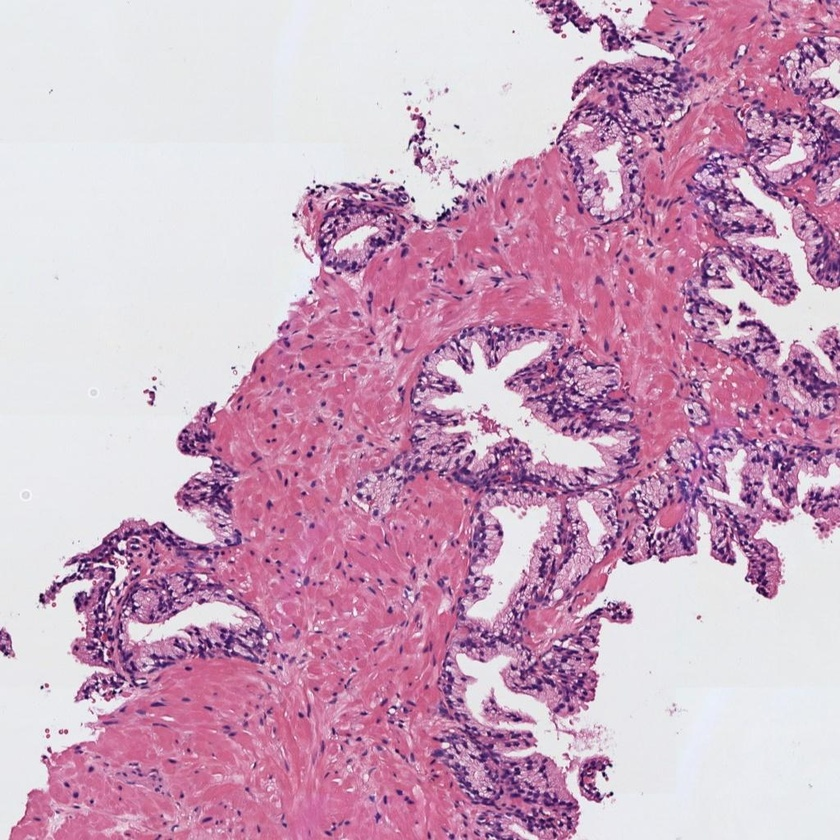
#> input picture ASupervisado/histo_1.jpg, 840 x 840 px, shrunk from 1024 x 1024 before the run
$ jupyter execute Actividad_Computer_Vision_C1_Notebook_CasadoFigueredo_Alejandro.ipynb
#> lines starting #> are read from the running program, lines starting #| are printed output that depends on the picture; after the words box and inside, x2 and y2 are one past the last pixel; in counts of white or black regions, pixels touching at a corner belong together
## Convocatoria 1 - Proyecto 1

Alumno: Alejandro Casado Figueredo
\
Github: https://github.com/alexcefe02/VIU

#### 0) Cargar una de las imágenes histológicas

Este código carga una imagen histológica en formato RGB desde el archivo `'histo_1.jpg'`, normaliza sus valores dividiendo por 255 para llevar los píxeles al rango `[0, 1]`, y la muestra con `matplotlib`.

La normalización es útil para facilitar el procesamiento posterior, ya que muchas funciones trabajan mejor con valores en coma flotante. La visualización permite verificar que la imagen se ha cargado correctamente y observar sus características iniciales.

[cell 1]
import numpy as np
import skimage.io as io
import matplotlib.pyplot as plt

# Ruta a la imagen
image_path = 'histo_1.jpg'

# Cargar la imagen en formato RGB
image = io.imread(image_path)
#> image is the input picture: shape (840, 840, 3); mean R, G, B 205, 166.3, 191.6

# Normalizar los valores de los píxeles al rango [0, 1]
img = image / 255.0

# Visualizar la imagen
plt.figure(figsize=(8, 8))
plt.imshow(img)
plt.title('Imagen Histológica Normalizada')
plt.axis('off')
plt.show()

#### 1) Realizar una transformación de color para convertir la imagen al espacio de color CMYK

En un primer momento, la intención ha sido convertir la imagen desde su formato RGB al espacio de color CMYK. Para ello, se realizó una transformación aproximada utilizando operaciones matriciales sobre los canales RGB, con el objetivo de obtener los componentes Cian (C), Magenta (M), Amarillo (Y) y Negro (K) por separado.

Mediante este proceso se generaron las imágenes correspondientes a cada canal del modelo CMYK, los cuales se visualizaron individualmente en escala de grises dentro de una misma figura.

[cell 2]
# Separar canales RGB
R = img[:, :, 0]
G = img[:, :, 1]
B = img[:, :, 2]
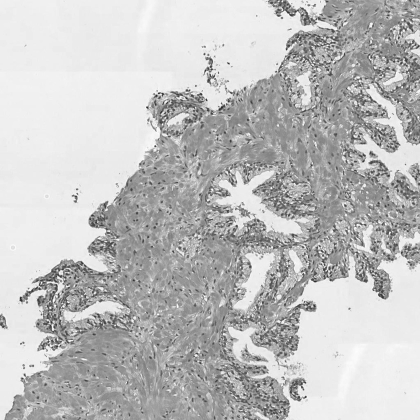
#> B: shape (840, 840) float64 (shown at 1/2 size); min 0.0863, max 1, mean 0.751

# Convertir a CMY
C = 1 - R
M = 1 - G
Y = 1 - B

# Calcular K (negro)
K = np.minimum(np.minimum(C, M), Y)

# Evitar división por cero
with np.errstate(divide='ignore', invalid='ignore'):
    C = (C - K) / (1 - K + 1e-10)
    M = (M - K) / (1 - K + 1e-10)
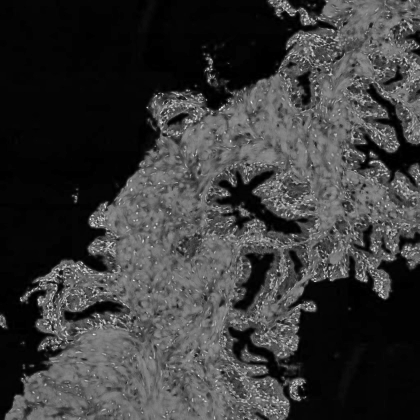
#> M: shape (840, 840) float64 (shown at 1/2 size); min 0, max 1, mean 0.229
    Y = (Y - K) / (1 - K + 1e-10)
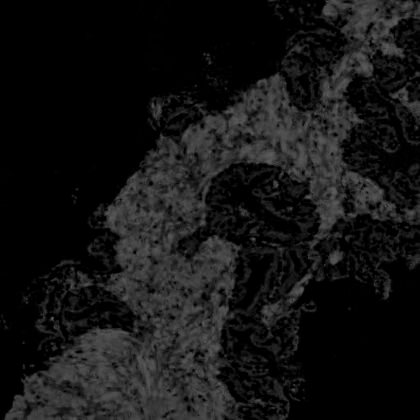
#> Y: shape (840, 840) float64 (shown at 1/2 size); min 0, max 0.433, mean 0.08

# Reescalar a [0,255] para visualización
C_display = (C * 255).astype(np.uint8)
M_display = (M * 255).astype(np.uint8)
Y_display = (Y * 255).astype(np.uint8)
K_display = (K * 255).astype(np.uint8)

# Visualización de los 4 canales
fig, axs = plt.subplots(2, 2, figsize=(10, 10))

axs[0, 0].imshow(C_display, cmap='gray')
axs[0, 0].set_title('Canal Cian')
axs[0, 0].axis('off')

axs[0, 1].imshow(M_display, cmap='gray')
axs[0, 1].set_title('Canal Magenta')
axs[0, 1].axis('off')

axs[1, 0].imshow(Y_display, cmap='gray')
axs[1, 0].set_title('Canal Amarillo')
axs[1, 0].axis('off')

axs[1, 1].imshow(K_display, cmap='gray')
axs[1, 1].set_title('Canal Negro (K)')
axs[1, 1].axis('off')

plt.tight_layout()
plt.show()

#### 2) Umbralizar la imagen para separar los píxeles del fondo de la región tisular

Ahora aplicaremos un filtro gaussiano al canal magenta para suavizar la imagen y reducir el ruido, lo que mejora la calidad de la segmentación. A continuación, se utiliza el método de Otsu para calcular un umbral automático que separa las regiones más claras (como el lumen y el fondo) del resto del tejido.

La salida es una máscara binaria donde los píxeles correspondientes al fondo y al lumen se marcan como `1`, y el resto como `0`. Esta operación es clave para identificar estructuras relevantes en imágenes histológicas y preparar la imagen para análisis más avanzados, como conteo o medición de áreas.

[cell 3]
from skimage.filters import gaussian, threshold_otsu
from skimage import img_as_ubyte

# Aplicar filtro gaussiano (5x5)
# sigma se ajusta para un suavizado equivalente a una ventana 5x5
blue_gauss = gaussian(M_display, sigma=1)

# Convertir a uint8 en rango [0-255] (requerido por Otsu)
blue_gauss_uint8 = img_as_ubyte(blue_gauss)

# Obtener umbral de Otsu
umbral_otsu = threshold_otsu(blue_gauss_uint8)
#> umbral_otsu = 55

# Crear máscara binaria: lumen y fondo como 1, resto como 0
mascara_binaria = blue_gauss_uint8 < umbral_otsu
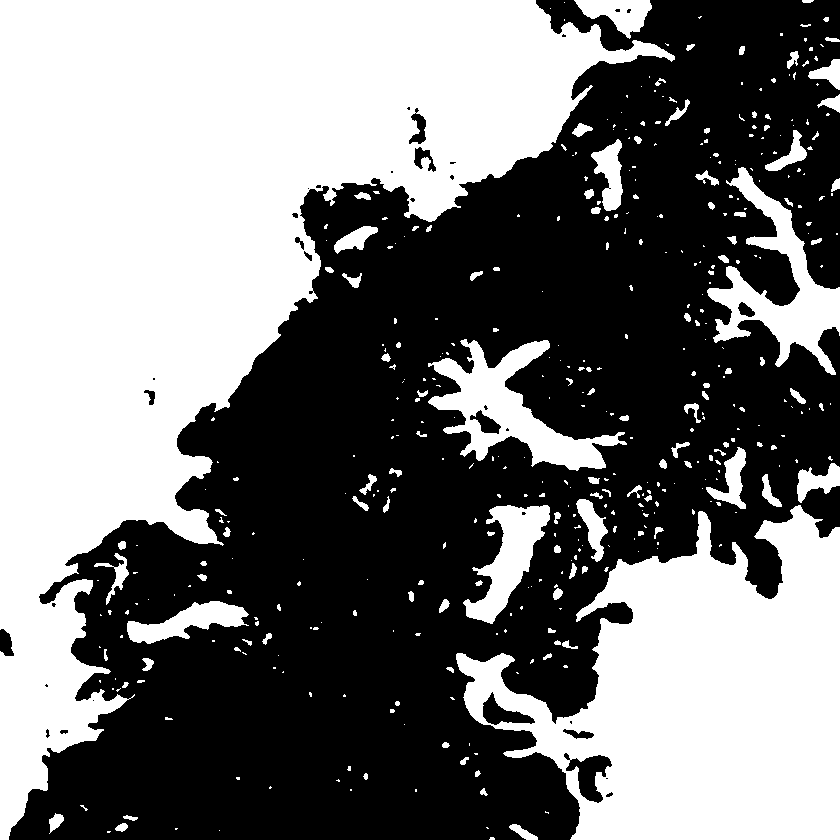
#> mascara_binaria: shape (840, 840) bool; 47.1% white; 431 white regions (302 under 20 px), largest, box (x1, y1, x2, y2) and area: (0, 0, 675, 840) 214814, (456, 505, 840, 840) 76762, (428, 339, 627, 471) 9121

# Visualizar la máscara binaria
plt.figure(figsize=(8, 8))
plt.imshow(mascara_binaria, cmap='gray')
plt.title('Máscara Binaria – Fondo y Lumen = 1')
plt.axis('off')
plt.show()

#### 3) Limpiar la imagen eliminando los artefactos de lumen (objetos blancos pequeños que no son lúmenes)

Lo sigueinte a realizar consiste en eliminar objetos pequeños de la máscara binaria resultante de la segmentación, utilizando la función `remove_small_objects`. En concreto, descarta regiones con un área menor a 300 píxeles, consideradas como artefactos o ruido.

El resultado es una máscara más limpia y precisa, que conserva solo las regiones significativas (como lumen o espacios reales), facilitando análisis morfológicos posteriores.

[cell 4]
# Importación de la función a utilizar
from skimage.morphology import remove_small_objects

# Eliminar objetos con área menor a 300 píxeles
# La imagen debe estar en formato booleano para remove_small_objects
mascara_limpia = remove_small_objects(mascara_binaria.astype(bool), min_size=300)
#> mascara_limpia: shape (840, 840) bool; 45.9% white; 15 white regions, largest, box (x1, y1, x2, y2) and area: (0, 0, 675, 840) 214805, (456, 505, 840, 840) 76762, (428, 339, 627, 471) 9121

# Visualizar la máscara resultante
plt.figure(figsize=(8, 8))
plt.imshow(mascara_limpia, cmap='gray')
plt.title('Máscara Limpia – Sin Artefactos Pequeños')
plt.axis('off')
plt.show()

#### 4) Rellenar con 0s el fondo de la imagen para quedarnos únicamente con los lúmenes

Este código elimina el fondo de la máscara binaria, conservando únicamente las regiones correspondientes a los lúmenes.

Primero, se identifican píxeles de fondo (valor 1) ubicados preferentemente en las esquinas de la imagen. Estos puntos actúan como semillas para el algoritmo de `flood_fill`, que rellena de `0` todas las regiones conectadas al fondo.

Como resultado, el fondo se elimina completamente de la máscara, dejando únicamente los lúmenes destacados, lo cual es esencial para realizar análisis cuantitativos precisos sobre estas estructuras.

[cell 5]
from skimage.segmentation import flood_fill

# --- Paso 1: función para encontrar semillas en el fondo ---
def find_seeds(image, num_seeds=1):
#> called with num_seeds = 4
    seeds = []
    h, w = image.shape

    # Buscar primero en los 4 vértices
    vertices = [(0, 0), (0, w-1), (h-1, 0), (h-1, w-1)]
    for y, x in vertices:
        if image[y, x] == 1:
            seeds.append((y, x))
        if len(seeds) >= num_seeds:
            return seeds[:num_seeds]
#> after the loop, seeds = [(0, 0), (839, 0), (839, 839)]

    # Si faltan, buscar en toda la imagen
    if len(seeds) < num_seeds:
        coords = np.argwhere(image == 1)
#> coords = 323955 pairs, first value 0 to 839, second value 0 to 839
        for y, x in coords:
            if (y, x) not in seeds:
                seeds.append((y, x))
            if len(seeds) >= num_seeds:
                break
#> this loop made 2 passes
#> (y, x) on passes 1 to 2: (0, 0), (0, 1)
#> after the loop, seeds = [(0, 0), (839, 0), (839, 839), (0, 1)]

    return seeds[:num_seeds]

# --- Paso 2: aplicar flood fill desde las semillas para eliminar el fondo ---
# Crear copia de la máscara binaria
mascara_solo_lumen = mascara_limpia.copy()

# Obtener semillas en el fondo (píxeles con valor 1)
seeds = find_seeds(mascara_limpia, num_seeds=4)
#> seeds = [(0, 0), (839, 0), (839, 839), (0, 1)]

# Aplicar flood_fill para cada semilla, rellenando fondo con 0
for seed in seeds:
    mascara_solo_lumen = flood_fill(mascara_solo_lumen, seed_point=seed, new_value=0)
#> this loop made 4 passes
#> pass 1, `mascara_solo_lumen = flood_fill(mascara_solo_lumen, seed_point=seed, n..`:
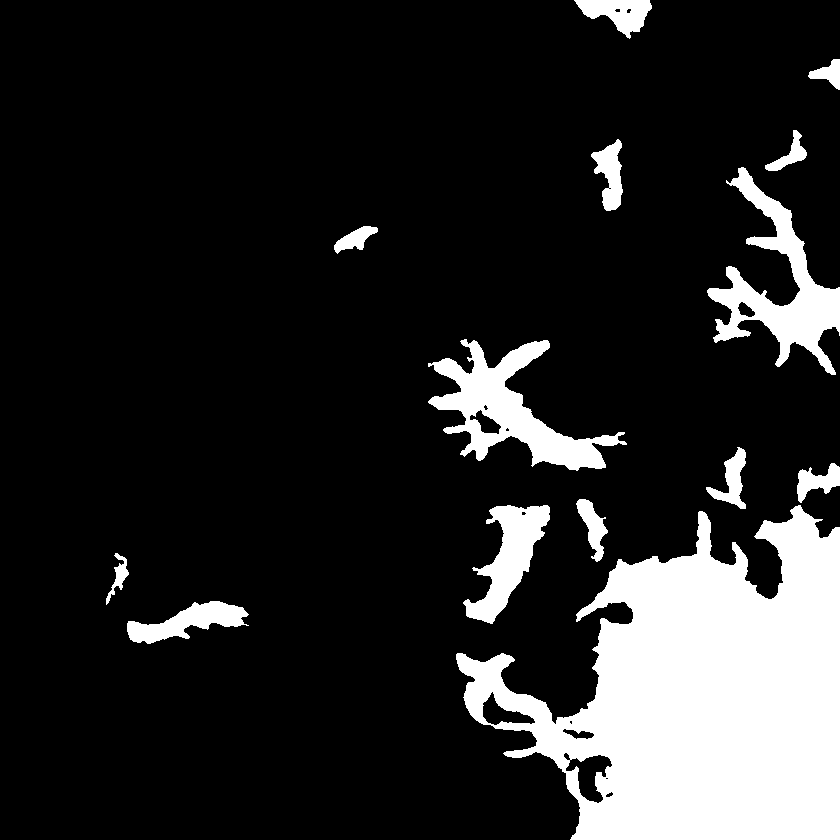
#> mascara_solo_lumen: shape (840, 840) bool; 15.5% white; 14 white regions, largest, box (x1, y1, x2, y2) and area: (456, 505, 840, 840) 76762, (428, 339, 627, 471) 9121, (707, 167, 840, 375) 8672

# Visualizar resultado
fig, ax = plt.subplots(1, 2, figsize=(10, 5))
ax[0].imshow(mascara_limpia, cmap='gray')
ax[0].set_title('Máscara original')
ax[0].axis('off')

ax[1].imshow(mascara_solo_lumen, cmap='gray')
ax[1].set_title('Solo lumen (fondo eliminado)')
ax[1].axis('off')

plt.tight_layout()
plt.show()

#### 5) Rellenar los objetos de los lúmenes

Para la siguiente actividad utilizaremos la función `binary_fill_holes` de `scipy.ndimage` para rellenar posibles huecos o discontinuidades dentro de las regiones segmentadas como lúmenes.

Este paso es útil para asegurar que cada lumen esté representado como una región sólida y continua, eliminando pequeños vacíos internos que pueden generarse durante el proceso de segmentación.

El resultado es una máscara binaria más uniforme y preparada para análisis morfológicos más precisos, como el cálculo de área o forma.

[cell 6]
# Rellenar los lúmenes con la función binary_fill_holes de la librería scipy.ndimage.morphology
from scipy.ndimage import binary_fill_holes

# Rellenar los lúmenes en la imagen segmentada
lumen_rellenos = binary_fill_holes(mascara_solo_lumen > 0)
#> lumen_rellenos: shape (840, 840) bool; 4.7% white; 13 white regions

# Visualizar la máscara resultante
plt.imshow(lumen_rellenos, cmap='gray')
plt.axis('off')
plt.title('Lúmenes rellenados')
plt.show()

#### 6) Detectar y dibujar los contornos de los lúmenes sobre la imagen original

Una vez rellenados los lúmenes detectados en la imagen, realizremos un código que utiliza la función `find_contours` de `skimage.measure` para detectar los bordes de las regiones segmentadas como lúmenes, a partir de la máscara binaria ya rellenada (`lumen_rellenos`).

Luego, se sobreponen los contornos detectados sobre la imagen original utilizando líneas amarillas (`color='yellow'`). Esta visualización permite validar visualmente que los lúmenes han sido correctamente segmentados y localizados en su contexto anatómico original.

El uso de contornos mejora la interpretación y facilita futuras etapas de análisis morfométrico o comparación entre regiones.

[cell 7]
from skimage.measure import find_contours


# Asegurarse de que la imagen original está en rango [0,1]
img = img / 255.0 if img.max() > 1.0 else img.copy()

# Detectar contornos a partir de la máscara de lúmenes rellenos
contours = find_contours(lumen_rellenos, level=0.5)
#> contours = 13 point arrays, longest 1233 points

# Visualizar la imagen original y dibujar contornos en amarillo
fig, ax = plt.subplots(figsize=(8, 8))
ax.imshow(img)

# Dibujar contornos (invirtiendo coordenadas ya que vienen en (fila, columna))
for contour in contours:
    ax.plot(contour[:, 1], contour[:, 0], color='yellow', linewidth=2)
#> this loop made 13 passes

ax.set_title('Lúmenes contorneados en color amarillo')
ax.axis('off')
plt.show()

#### 7) Identificar y cropear el lumen más grande

Este código localiza el **lumen de mayor tamaño** en la máscara binaria de lúmenes rellenados (`lumen_rellenos`) utilizando `label` y `regionprops` para identificar y medir cada región conectada.

Una vez identificada la región con mayor área, se extrae un recorte (crop) de la imagen original RGB correspondiente al bounding box de dicho lumen.

Esta operación permite analizar de forma individual y detallada el lumen principal de la muestra, aislándolo visualmente del resto del tejido para futuras mediciones o visualización específica.

[cell 8]
from skimage.measure import label, regionprops

# Etiquetar regiones en la máscara binaria de lúmenes rellenos
etiquetado = label(lumen_rellenos)
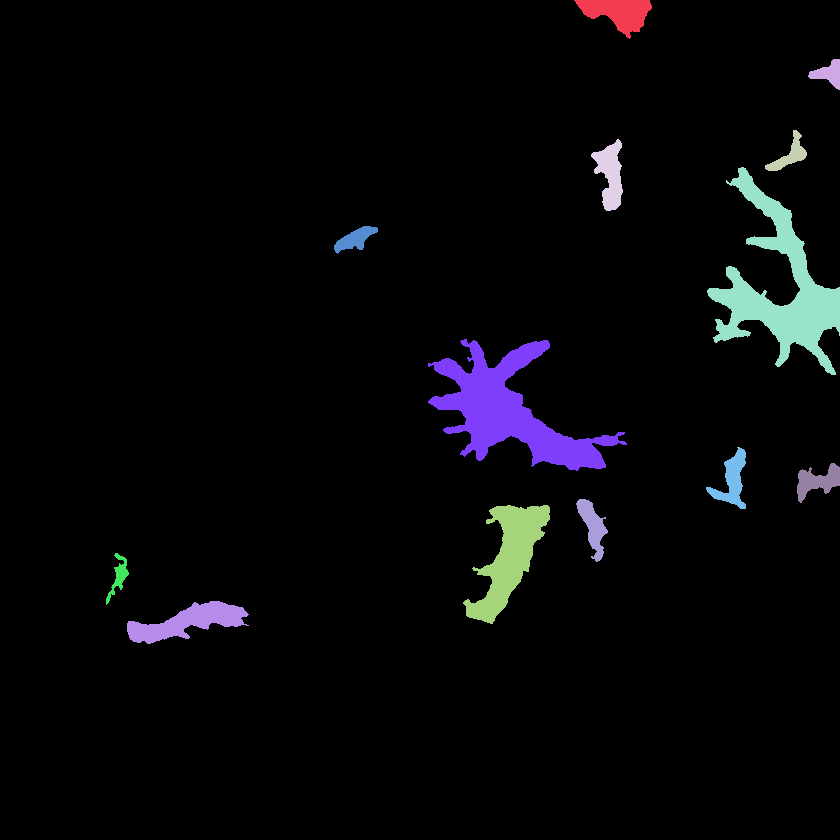
#> etiquetado: shape (840, 840) int32; 14 distinct labels, from 0 to 13; one colour per label, 0 black

# Obtener propiedades de las regiones
regiones = regionprops(etiquetado)
#> regiones = 13 regions; largest, box (x1, y1, x2, y2) and area: (428, 339, 627, 471) 9482, (707, 167, 840, 375) 8824, (463, 505, 550, 624) 4422, (127, 601, 249, 644) 2465, (574, 0, 652, 39) 1637

# Seleccionar la región de mayor área (lumen más grande)
region_mayor = max(regiones, key=lambda r: r.area)

# Obtener bounding box del lumen más grande
minr, minc, maxr, maxc = region_mayor.bbox
#> minr = 339; minc = 428; maxr = 471; maxc = 627

# Cropear imagen RGB original
cropped_lumen = img[minr:maxr, minc:maxc]
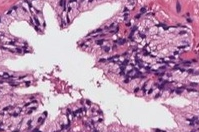
#> cropped_lumen: shape (132, 199, 3) float64; mean R, G, B 0.735, 0.575, 0.701

# Cropear la máscara correspondiente
cropped_mask = (etiquetado[minr:maxr, minc:maxc] == region_mayor.label)
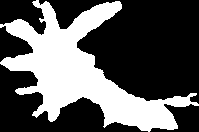
#> cropped_mask: shape (132, 199) bool; 36.1% white; 1 white region, box (x1, y1, x2, y2) and area: (0, 0, 199, 132) 9482

# Recorte del lumen más grande sobre fondo original (sin alteraciones)
cropped_lumen = img[minr:maxr, minc:maxc]

# Visualizar el lumen cropeado tal cual
plt.figure(figsize=(6, 6))
plt.imshow(cropped_lumen)
plt.title('Lumen más grande')
plt.axis('off')
plt.show()

#### 8) Extraer 13 características geométricas que permitan caracterizar el lumen recortado

Este código extrae una serie de propiedades geométricas y morfológicas del **lumen más grande** previamente segmentado y recortado. Utiliza funciones de `skimage.measure` y `scipy.spatial` para calcular las siguientes métricas clave:

1. **Área**: número total de píxeles que conforman el lumen.
2. **Área de la bounding box**: área del rectángulo que contiene completamente el lumen.
3. **Área convexa**: área del polígono convexo que envuelve al lumen.
4. **Excentricidad**: mide cuánto se desvía la forma de una circunferencia perfecta.
5. **Diámetro equivalente**: diámetro de un círculo con la misma área que el lumen.
6. **Extensión**: relación entre el área del lumen y el área de su bounding box.
7. **Diámetro de Feret**: distancia máxima entre dos puntos del contorno.
8. **Ejes mayor y menor**: longitudes del eje mayor y menor de la elipse ajustada al lumen.
9. **Orientación**: ángulo de inclinación del eje mayor respecto al eje horizontal.
10. **Perímetro**: longitud del borde del lumen.
11. **Solidez**: relación entre el área y el área convexa (indica irregularidad).
12. **Compacidad**: medida que relaciona perímetro y área, útil para evaluar cuán compacta es la forma.

Todo esto lo muestra en un output que podrá ser fundamental para un análisis de estructuras de este tipo. Esta salida la utilizaremos para cumplimentar los datos de nuestro trabajo.

[cell 9]
from scipy.spatial import ConvexHull, distance

# Crear máscara booleana del lumen más grande ya cropeado
# `cropped_mask` debe venir del paso anterior
props = regionprops(label(cropped_mask.astype(int)))[0]

# Obtener puntos del contorno
contour_points = np.column_stack(np.nonzero(cropped_mask))  # (y, x)
#> contour_points = 9482 pairs, first value 0 to 131, second value 0 to 198

# 1) Área
area = np.round(props.area, 4)
#> area = 9482
# 2) Área de la bounding box
bbox_area = np.round((props.bbox[2] - props.bbox[0]) * (props.bbox[3] - props.bbox[1]), 4)
#> bbox_area = 26268
# 3) Área convexa
hull = ConvexHull(contour_points)
convex_area = np.round(hull.volume, 4)
#> convex_area = 19356.5
# 4) Excentricidad
eccentricity = np.round(props.eccentricity, 4)
#> eccentricity = 0.847
# 5) Diámetro equivalente
equiv_diameter = np.round(props.equivalent_diameter, 4)
#> equiv_diameter = 109.9
# 6) Extensión
extent = np.round(props.extent, 4)
#> extent = 0.361
# 7) Diámetro Feret (máxima distancia entre dos puntos del contorno)
feret_diameter = np.round(np.max(distance.pdist(contour_points)), 4)
#> feret_diameter = 213.9
# 8) Longitud del eje mayor
major_axis_length = np.round(props.major_axis_length, 4)
#> major_axis_length = 195.3
# 9) Longitud del eje menor
minor_axis_length = np.round(props.minor_axis_length, 4)
#> minor_axis_length = 103.9
# 10) Orientación
orientation = np.round(props.orientation, 4)
#> orientation = 1
# 11) Perímetro
perimeter = np.round(props.perimeter, 4)
#> perimeter = 991.5
# 12) Solidez
solidity = np.round(props.solidity, 4)
#> solidity = 0.484
# 13) Compacidad
compacity = np.round((perimeter**2) / (4 * np.pi * area), 4)
#> compacity = 8.25

# Mostrar resultados
features = {
    "Área": area,
    "Área bounding box": bbox_area,
    "Área convexa": convex_area,
    "Excentricidad": eccentricity,
    "Diámetro equivalente": equiv_diameter,
    "Extensión": extent,
    "Diámetro Feret": feret_diameter,
    "Longitud eje mayor": major_axis_length,
    "Longitud eje menor": minor_axis_length,
    "Orientación": orientation,
    "Perímetro": perimeter,
    "Solidez": solidity,
    "Compacidad": compacity
}

for k, v in features.items():
    print(f"{k}: {v}")
#> this loop made 13 passes
#> (k, v) on passes 1 to 8: ('Área', 9482), ('Área bounding box', 26268), ('Área convexa', 19356.5), ('Excentricidad', 0.847), ('Diámetro equivalente', 109.9), ('Extensión', 0.361), ('Diámetro Feret', 213.9), ('Longitud eje mayor', 195.3)
#> (printed output is left out)
